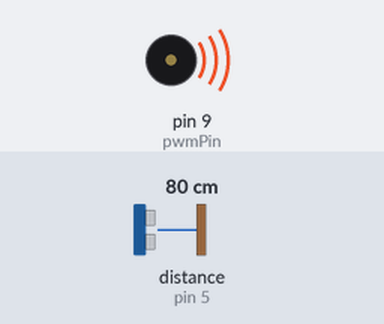
Bench run of a sketch on a simulated Arduino Uno, built with avr-gcc and run on an emulated ATmega328P. On the bench: buzzer (waves = sounding). Inputs (shaded band) come from the test bench; at power-on: distance to the obstacle (sensor on pin 5) 80 cm. The echo pulse lasts 58.3 µs per cm; what the sketch prints to the serial monitor is not drawn.

Above: at 0.05 s.
Timing chart, 0 to 3.0 s (numbered marks = the images above):
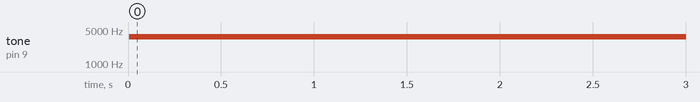

Measured:
- by itself, tone on pin 9 (pwmPin): silent → 3625 Hz at 0.01 s

The sketch:

ul_pwm_beep.ino
```cpp
/*《音乐随你而动》
 *超声波接线：
 *Trig -> Echo -> pin5
 *Vcc -> 5V
 *Gnd -> GND
 *喇叭接线：
 *pin9 -> 喇叭+极
 *喇叭负极 -> 200欧姆电阻 -> GND
 *
 * */

/*
 *出发信号（由arduino发出）和输出回响信号（由超声波模块自己发出）
 *都是同一个脚pin5,因为看时序可知道，他们不是同一时刻的信号
 */
int ulPin=5;
int pwmPin=9;
int sensorHigh=0;
int duration=0;
int RangeInCentimeters=0;  //定义距离
int sensorLow=0;

void setup() {
  Serial.begin(9600);
  pinMode(ulPin, OUTPUT);

  digitalWrite(pwmPin,HIGH);

  pinMode(pwmPin,OUTPUT);

}

void loop() {
  //下面是为了发一个10us的出发信号
  pinMode(ulPin, OUTPUT);
  digitalWrite(ulPin, LOW);
  delayMicroseconds(2);
  digitalWrite(ulPin, HIGH);
  delayMicroseconds(10);
  digitalWrite(ulPin,LOW);
  //然后，就是arduino接收超声波模块的输出回响信号
  pinMode(ulPin, INPUT); 			        //设置成输入模式
  duration = pulseIn(ulPin,HIGH);			//根据超声波时序图可知，我们只要知道高电平的时间
  RangeInCentimeters = duration/29/2;	        //微秒的单位除以58等于厘米,声音的速度：344m/s,来回就要除以2
                                                //为什么除以58等于厘米?  Y米=（X秒*344）/2
                                                // X秒=（ 2*Y米）/344 ==》X秒=0.0058*Y米 ==》厘米=微秒/58
  int pitch=map(RangeInCentimeters,2,110,50,5000);
  Serial.println(pitch);
  tone(pwmPin,pitch);			        //让pwmPin引脚输出pitch的频率
  delay(300);				        //频率持续时间200ms
  noTone(pwmPin);				//关闭
}
```
